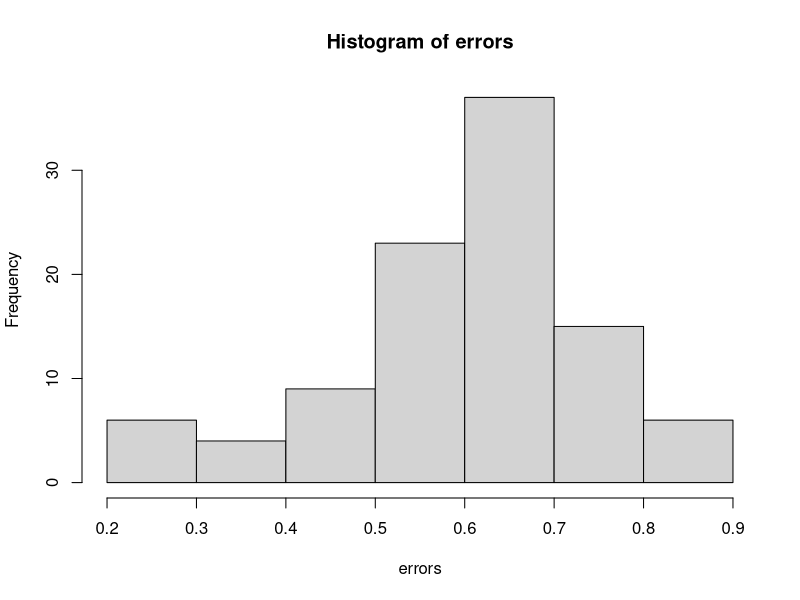

The R source for this figure: (Note: a time limit stopped this script after it produced the figure.)
#Libraries ----
library(dplyr)
library(ggplot2)
library(tidyr)
library(data.table)

#Options ----
options(scipen = 999)
#template df ----
data <- tibble(
    class_num = numeric(),
    subsample_size = numeric(),
    sample_count = numeric(),
    error = numeric()
)

sample_subsample_size = 100
sample_count = 1000

#functions ----

boot_mean_error_class_num <- function(sample_subsample_size, sample_count, classes){
    #Disallow sample count to if(sample_count < sample_classes)
    #Disallow sample round(sample_subsample_size*sample_count, 0) < 1)
    #prob = c(0.5, 0.2, rep(0.3/8, 8)) if I add this to the first sample argument, we get a less conservative estimate, the errors go down. I think it is because you are less likely to mess up a skewed distribution than a uniform one. 
    
    b = 100 #Changing b doesn't do much, probably more accurate with larger number but this will save time while in dev mode.
    error <- numeric(length = b)
    
    for(n in 1:b){
        sample_classes <- classes    #Sample classes must be greater than 1 but less than 20
        particle_categories <- 1:sample_classes
        
        #Add gausian distribution to classes
        #values <- rnorm(n = length(particle_categories), mean = 10, sd = 1)
        #Or can swap for a poison distribution
        values <- rpois(n = length(particle_categories), lambda = 1) + 1
        weights <- values/sum(values)
        
        #Simulation
        particles <- sample(particle_categories, size = sample_count, prob = weights, replace = T) #could add weights to this so that 1 or two of them always have a big sway. But we dont know that for sure yet.
        
        subsetparticles <- sample(particles, size = sample_subsample_size)
        
        #Difference Metric
        error[n] <- as.data.frame(table(particles)/length(particles)) %>%
            dplyr::rename(subsetparticles = particles) %>%
            left_join(as.data.frame(table(subsetparticles)/length(subsetparticles)) %>%
                          dplyr::rename(Freq2 = Freq)) %>%
            dplyr::mutate(difference = (Freq - Freq2)/Freq * 100) %>%
            dplyr::mutate(difference = ifelse(is.na(difference), 100, difference)) %>% #This sets any classes which weren't accounted for from the original group to be completely unaccounted for. 
            pull(difference) %>%
            abs() %>%
            quantile(., c(0.95)) #this is the MAE or mean absolute error. Could also do mean here, might be a useful metric. Or RMSE or some other more commonly used metric.
        
    }
    
    error
}

boot_mean_error <- function(sample_subsample_size, sample_count){
    #Disallow sample count to if(sample_count < sample_classes)
    #Disallow sample round(sample_subsample_size*sample_count, 0) < 1)
    #prob = c(0.5, 0.2, rep(0.3/8, 8)) if I add this to the first sample argument, we get a less conservative estimate, the errors go down. I think it is because you are less likely to mess up a skewed distribution than a uniform one. 
    
    b = 100 #Changing b doesn't do much, probably more accurate with larger number but this will save time while in dev mode.
    error <- numeric(length = b)
    
    for(n in 1:b){
        sample_classes <- sample(2:10, 1)    #Sample classes must be greater than 1 but less than 20
        particle_categories <- 1:sample_classes
        
        #Add gausian distribution to classes
        #values <- rnorm(n = length(particle_categories), mean = 10, sd = 1)
        #Or can swap for a poison distribution
        values <- rpois(n = length(particle_categories), lambda = 1) + 1
        weights <- values/sum(values)
        
        #Simulation
        particles <- sample(particle_categories, size = sample_count, prob = weights, replace = T) #could add weights to this so that 1 or two of them always have a big sway. But we dont know that for sure yet.
        
        subsetparticles <- sample(particles, size = sample_subsample_size)
        
        #Difference Metric
        error[n] <- as.data.frame(table(particles)/length(particles)) %>%
                    dplyr::rename(subsetparticles = particles) %>%
                    left_join(as.data.frame(table(subsetparticles)/length(subsetparticles)) %>%
                                  dplyr::rename(Freq2 = Freq)) %>%
                    dplyr::mutate(difference = Freq - Freq2) %>%
                    dplyr::mutate(difference = ifelse(is.na(difference), Freq, difference)) %>% #This sets any classes which weren't accounted for from the original group to be completely unaccounted for. 
                    pull(difference) %>%
                    abs() %>%
                    quantile(., c(0.95)) #this is the MAE or mean absolute error. Could also do mean here, might be a useful metric. Or RMSE or some other more commonly used metric.
                
    }
    
    error
}

#boot_mean_error_vector <- Vectorize(boot_mean_error)


#test single scenario----
errors <- boot_mean_error(sample_count = 10, sample_subsample_size = 1) #Just say we will set this to 20, that is really what can be reliably characterized, can do a quick lit search to figure out how people are reporting it.    

hist(errors)
quantile(errors, c(0.025, 0.5, 0.975))
mean(errors)

#Simulate all scenarios----

subsample_size <- c(0.000001, 0.00001, 0.0001, 0.001, 0.01, 0.1, 1)
count <- c(10, 100, 10^3, 10^4, 10^5, 10^6) #Probably decrease the size here. 

test_df <- expand.grid(subsample_size, count) %>%
    filter(Var1 * Var2 >= 32) %>% #change to 1 for earlier figures. 
    #mutate(error = quantile(
    #                    boot_mean_error_vector(
    #                        sample_count = Var2, 
    #                        sample_subsample_size = Var1),
    #                c(0.95)
    #                )
    #) %>%
    mutate(num_particles = Var1*Var2) %>%
        rename(sample_count = Var2 , subsample_proportion = Var1) %>%
    as_tibble()

#Just polymer types
for(n in 1:nrow(test_df)){
    set.seed(37)
    test_df[n, "median_error"] <- quantile(
        boot_mean_error(sample_count = unlist(test_df[n,"sample_count"]), 
                        sample_subsample_size = unlist(test_df[n,"num_particles"])),
        c(0.95)
    )
}

#Just polymer types with class
for(n in 1:nrow(test_df)){
    set.seed(37)
    test_df[n, "median_error_2class"] <- quantile(
        boot_mean_error_class_num(sample_count = unlist(test_df[n,"sample_count"]), 
                        sample_subsample_size = unlist(test_df[n,"num_particles"]), 
                        classes = 2),
        c(0.95)
    )
}

for(n in 1:nrow(test_df)){
    set.seed(37)
    test_df[n, "median_error_4class"] <- quantile(
        boot_mean_error_class_num(sample_count = unlist(test_df[n,"sample_count"]), 
                                  sample_subsample_size = unlist(test_df[n,"num_particles"]), 
                                  classes = 4),
        c(0.95)
    )
}

for(n in 1:nrow(test_df)){
    set.seed(37)
    test_df[n, "median_error_8class"] <- quantile(
        boot_mean_error_class_num(sample_count = unlist(test_df[n,"sample_count"]), 
                                  sample_subsample_size = unlist(test_df[n,"num_particles"]), 
                                  classes = 8),
        c(0.95)
    )
}

for(n in 1:nrow(test_df)){
    set.seed(37)
    test_df[n, "median_error_16class"] <- quantile(
        boot_mean_error_class_num(sample_count = unlist(test_df[n,"sample_count"]), 
                                  sample_subsample_size = unlist(test_df[n,"num_particles"]), 
                                  classes = 16),
        c(0.95)
    )
}

for(n in 1:nrow(test_df)){
    set.seed(37)
    test_df[n, "median_error_32class"] <- quantile(
        boot_mean_error_class_num(sample_count = unlist(test_df[n,"sample_count"]), 
                                  sample_subsample_size = unlist(test_df[n,"num_particles"]), 
                                  classes = 32),
        c(0.95)
    )
}

#Polymers, colors, morphologies, and sizes
for(n in 1:nrow(test_df)){
    set.seed(38)
    print(n)
    test_df[n, "median_error_multiple"] <- quantile(
        c(
        quantile(
        boot_mean_error(sample_count = unlist(test_df[n,"sample_count"]), 
                        sample_subsample_size = unlist(test_df[n,"num_particles"])),
        c(0.95)
    ), 
    quantile(
        boot_mean_error(sample_count = unlist(test_df[n,"sample_count"]), 
                        sample_subsample_size = unlist(test_df[n,"num_particles"])),
        c(0.95)
    ), 
    quantile(
        boot_mean_error(sample_count = unlist(test_df[n,"sample_count"]), 
                        sample_subsample_size = unlist(test_df[n,"num_particles"])),
        c(0.95)
        ),
    quantile(
        boot_mean_error(sample_count = unlist(test_df[n,"sample_count"]), 
                        sample_subsample_size = unlist(test_df[n,"num_particles"])),
        c(0.95)
    )
    ),
    c(0.95)
    )
}

#plot of tiles ----

#cut <- cut(test_df$median_error, c( 0.0001, 0.001, 0.01, 0.1, 1))
ggplot(test_df, aes(x = sample_count, y = num_particles)) +
    geom_tile(aes(fill = log10(median_error)))+ 
    geom_text(aes(label = round(median_error, 3)))+ 
    scale_y_log10(breaks = c(1, 10, 100, 1000, 10000, 100000, 1000000), 
                  labels = c(1, 10, 100, 1000, 10000, 100000, 1000000))+ 
    scale_x_log10(breaks = c(1, 10, 100, 1000, 10000, 100000, 1000000), 
                  labels = c(1, 10, 100, 1000, 10000, 100000, 1000000)) + 
    scale_fill_viridis_c() + 
    coord_equal(ratio = 1) + 
    labs(x = "Sample Count", y = "Subsample Count") + 
    theme_classic(base_size = 20)

#cut <- cut(test_df$median_error, c( 0.0001, 0.001, 0.01, 0.1, 1))
ggplot(test_df, aes(x = sample_count, y = num_particles)) +
    geom_tile(aes(fill = log10(median_error_multiple)))+ 
    geom_text(aes(label = round(median_error_multiple, 3)))+ 
    scale_y_log10(breaks = c(1, 10, 100, 1000, 10000, 100000, 1000000), 
                  labels = c(1, 10, 100, 1000, 10000, 100000, 1000000))+ 
    scale_x_log10(breaks = c(1, 10, 100, 1000, 10000, 100000, 1000000), 
                  labels = c(1, 10, 100, 1000, 10000, 100000, 1000000)) + 
    scale_fill_viridis_c() + 
    coord_equal(ratio = 1) + 
    labs(x = "Sample Count", y = "Subsample Count") + 
    theme_classic()

#Plot of linear model ----
#ggplot(test_df, aes(x = Var1, y = median_error)) + geom_point(aes(color = Var2))+ scale_y_log10() + scale_x_log10() + geom_smooth(method = "lm")+ scale_fill_viridis_c()# + labs(x = "Proportion of Subsample", y = "Sample Count")
#ggplot(test_df, aes(x = sample_count, y = median_error)) #+ geom_point(aes(color = Var1))+ scale_y_log10()+ scale_x_log10()+ geom_smooth(method = "lm") + scale_fill_viridis_c()# + labs(x = "Proportion of Subsample", y = "Sample Count")
ggplot(test_df, aes(x = num_particles, y = median_error)) + 
    geom_hline(yintercept = 0.05) + 
    geom_point() + 
    scale_y_log10()+ 
    scale_x_log10() + 
    geom_smooth(method = "lm", se = F) + 
    #coord_equal() + 
    labs(x = "Number of Particles Subsampled", y = "High Absolute Error (decimal proportion)") + 
    theme_classic(base_size = 20) + 
    guides(color=guide_legend(title="Proportion Subsampled"))

ggplot(test_df) + 
    geom_hline(yintercept = 0.05) + 
    geom_point(aes(x = num_particles, y = median_error_2class), color = "blue") + 
    geom_point(aes(x = num_particles, y = median_error_4class), color = "red") + 
    geom_point(aes(x = num_particles, y = median_error_8class), color = "black") + 
    geom_point(aes(x = num_particles, y = median_error_16class), color = "green") + 
    geom_point(aes(x = num_particles, y = median_error_32class), color = "pink") + 
    scale_y_log10()+ 
    scale_x_log10() + 
    geom_smooth(aes(x = num_particles, y = median_error_2class), method = "lm", se = F, color = "blue") + 
    geom_smooth(aes(x = num_particles, y = median_error_4class), method = "lm", se = F, color = "red") + 
    geom_smooth(aes(x = num_particles, y = median_error_8class), method = "lm", se = F, color = "black") + 
    geom_smooth(aes(x = num_particles, y = median_error_16class), method = "lm", se = F, color = "green") + 
    geom_smooth(aes(x = num_particles, y = median_error_32class), method = "lm", se = F, color = "pink") + 
    # geom_smooth(method = "lm", se = F) + 
    #coord_equal() + 
    labs(x = "Number of Particles Subsampled", y = "High Absolute Error (decimal proportion)") + 
    theme_classic(base_size = 20) + 
    guides(color=guide_legend(title="Proportion Subsampled"))


ggplot(test_df, aes(x = num_particles, y = median_error_multiple)) + 
    geom_hline(yintercept = 0.05) + 
    geom_point() + 
    scale_y_log10()+ 
    scale_x_log10() + 
    geom_smooth(method = "lm") + 
    labs(x = "Number of Particles Subsampled", y = "Median Uncertainty (decimal proportion)") + 
    theme_classic(base_size = 20) + 
    guides(color=guide_legend(title="Proportion Subsampled"))

model_df <- test_df %>%
    filter(num_particles != sample_count)

#Model development ----
#Wow, almost an rsq of 1, I am sure there is some basic math I have missed and that is why I didn't just do that, but this is promising. Maybe we can bring in category and improve the model some more. 
model_single <- lm(log(model_df$num_particles)~  log(model_df$median_error)) #could try ordernorm on this or something else. 
summary(model_single)             

model_multiple <- lm(log(model_df$num_particles)~  log(model_df$median_error_multiple)) #could try ordernorm on this or something else. 
summary(model_multiple)  

#Global plastic sampling. ----
#How large should a sample be? 121 particles. If so, subsample all of them. 
exp(model_single$coefficients[2] * log(0.05) + model_single$coefficients[1])
exp(model_multiple$coefficients[2] * log(0.05) + model_multiple$coefficients[1])

#How many particles do we need to sample from the whole world?
exp(model_multiple$coefficients[2] * log(0.01) + model_multiple$coefficients[1])
exp(model$coefficients[2] * log(10^-8) + model$coefficients[1])

#exact equations
exp(-2*log(0.05)-0.4)
exp(-2.1*log(0.01)-0.3)
